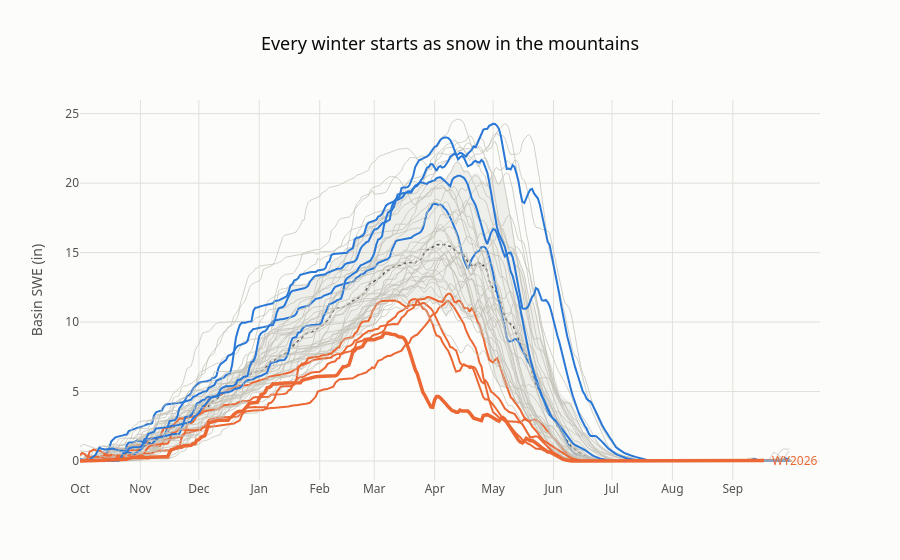

Notebook code cell kept with this figure:
### Markdown cell above
## 2 · It starts as snow

Every drop of Colorado River water begins as snow in the mountains of Colorado,
Wyoming, Utah, and New Mexico. A fixed set of 54 long-record SNOTEL stations
(decision 0013) tracks the basin's snow water equivalent (SWE) -- the depth of
water the snowpack would produce if it melted all at once -- every winter back
to the early 1980s.

### Code cell
snow_daily = snow_index_daily(settings.cache_dir, stations)
snow_envelope = snow_index_envelope(snow_daily)
snow_year = snow_annual(settings.cache_dir, stations, snow_daily)

fig_snow = build_snow_spaghetti(snow_daily, snow_envelope)
fig_snow.show()

### Figure 1 — Plotly figure (JSON) as saved in the notebook; plotly's stock layout.template omitted (floating-point values rounded to 4 significant figures; data arrays with more than 128 entries replaced by an {"elided": "..."} marker saying what was removed)
{"data": [{"hoverinfo": "skip", "line": {"width": 0}, "name": "90th percentile", "showlegend": false, "type": "scatter", "x": {"elided": "366 int values"}, "y": {"elided": "366 float values"}}, {"fill": "tonexty", "fillcolor": "rgba(195,194,183,0.25)", "hoverinfo": "skip", "line": {"width": 0}, "name": "10th-90th percentile (1991-2020)", "showlegend": false, "type": "scatter", "x": {"elided": "366 int values"}, "y": {"elided": "366 float values"}}, {"hoverinfo": "skip", "line": {"color": "#52514e", "dash": "dot", "width": 1.5}, "mode": "lines", "name": "1991-2020 median", "showlegend": false, "type": "scatter", "x": {"elided": "366 int values"}, "y": {"elided": "366 float values"}}, {"hovertemplate": "WY1980: %{y:.1f} in<extra></extra>", "line": {"color": "#c3c2b7", "width": 0.75}, "mode": "lines", "name": "WY1980", "showlegend": false, "type": "scatter", "x": [366], "y": [0.0]}, {"hovertemplate": "WY1981: %{y:.1f} in<extra></extra>", "line": {"color": "#eb6834", "width": 2.0}, "mode": "lines", "name": "WY1981", "showlegend": false, "type": "scatter", "x": {"elided": "365 int values"}, "y": {"elided": "365 float values"}}, {"hovertemplate": "WY1982: %{y:.1f} in<extra></extra>", "line": {"color": "#c3c2b7", "width": 0.75}, "mode": "lines", "name": "WY1982", "showlegend": false, "type": "scatter", "x": {"elided": "365 int values"}, "y": {"elided": "365 float values"}}, {"hovertemplate": "WY1983: %{y:.1f} in<extra></extra>", "line": {"color": "#c3c2b7", "width": 0.75}, "mode": "lines", "name": "WY1983", "showlegend": false, "type": "scatter", "x": {"elided": "365 int values"}, "y": {"elided": "365 float values"}}, {"hovertemplate": "WY1984: %{y:.1f} in<extra></extra>", "line": {"color": "#c3c2b7", "width": 0.75}, "mode": "lines", "name": "WY1984", "showlegend": false, "type": "scatter", "x": {"elided": "366 int values"}, "y": {"elided": "366 float values"}}, {"hovertemplate": "WY1985: %{y:.1f} in<extra></extra>", "line": {"color": "#2a78d6", "width": 2.0}, "mode": "lines", "name": "WY1985", "showlegend": false, "type": "scatter", "x": {"elided": "365 int values"}, "y": {"elided": "365 float values"}}, {"hovertemplate": "WY1986: %{y:.1f} in<extra></extra>", "line": {"color": "#c3c2b7", "width": 0.75}, "mode": "lines", "name": "WY1986", "showlegend": false, "type": "scatter", "x": {"elided": "365 int values"}, "y": {"elided": "365 float values"}}, {"hovertemplate": "WY1987: %{y:.1f} in<extra></extra>", "line": {"color": "#c3c2b7", "width": 0.75}, "mode": "lines", "name": "WY1987", "showlegend": false, "type": "scatter", "x": {"elided": "365 int values"}, "y": {"elided": "365 float values"}}, {"hovertemplate": "WY1988: %{y:.1f} in<extra></extra>", "line": {"color": "#c3c2b7", "width": 0.75}, "mode": "lines", "name": "WY1988", "showlegend": false, "type": "scatter", "x": {"elided": "366 int values"}, "y": {"elided": "366 float values"}}, {"hovertemplate": "WY1989: %{y:.1f} in<extra></extra>", "line": {"color": "#c3c2b7", "width": 0.75}, "mode": "lines", "name": "WY1989", "showlegend": false, "type": "scatter", "x": {"elided": "365 int values"}, "y": {"elided": "365 float values"}}, {"hovertemplate": "WY1990: %{y:.1f} in<extra></extra>", "line": {"color": "#c3c2b7", "width": 0.75}, "mode": "lines", "name": "WY1990", "showlegend": false, "type": "scatter", "x": {"elided": "365 int values"}, "y": {"elided": "365 float values"}}, {"hovertemplate": "WY1991: %{y:.1f} in<extra></extra>", "line": {"color": "#c3c2b7", "width": 0.75}, "mode": "lines", "name": "WY1991", "showlegend": false, "type": "scatter", "x": {"elided": "365 int values"}, "y": {"elided": "365 float values"}}, {"hovertemplate": "WY1992: %{y:.1f} in<extra></extra>", "line": {"color": "#c3c2b7", "width": 0.75}, "mode": "lines", "name": "WY1992", "showlegend": false, "type": "scatter", "x": {"elided": "366 int values"}, "y": {"elided": "366 float values"}}, {"hovertemplate": "WY1993: %{y:.1f} in<extra></extra>", "line": {"color": "#c3c2b7", "width": 0.75}, "mode": "lines", "name": "WY1993", "showlegend": false, "type": "scatter", "x": {"elided": "365 int values"}, "y": {"elided": "365 float values"}}, {"hovertemplate": "WY1994: %{y:.1f} in<extra></extra>", "line": {"color": "#c3c2b7", "width": 0.75}, "mode": "lines", "name": "WY1994", "showlegend": false, "type": "scatter", "x": {"elided": "365 int values"}, "y": {"elided": "365 float values"}}, {"hovertemplate": "WY1995: %{y:.1f} in<extra></extra>", "line": {"color": "#c3c2b7", "width": 0.75}, "mode": "lines", "name": "WY1995", "showlegend": false, "type": "scatter", "x": {"elided": "365 int values"}, "y": {"elided": "365 float values"}}, {"hovertemplate": "WY1996: %{y:.1f} in<extra></extra>", "line": {"color": "#c3c2b7", "width": 0.75}, "mode": "lines", "name": "WY1996", "showlegend": false, "type": "scatter", "x": {"elided": "366 int values"}, "y": {"elided": "366 float values"}}, {"hovertemplate": "WY1997: %{y:.1f} in<extra></extra>", "line": {"color": "#c3c2b7", "width": 0.75}, "mode": "lines", "name": "WY1997", "showlegend": false, "type": "scatter", "x": {"elided": "365 int values"}, "y": {"elided": "365 float values"}}, {"hovertemplate": "WY1998: %{y:.1f} in<extra></extra>", "line": {"color": "#c3c2b7", "width": 0.75}, "mode": "lines", "name": "WY1998", "showlegend": false, "type": "scatter", "x": {"elided": "365 int values"}, "y": {"elided": "365 float values"}}, {"hovertemplate": "WY1999: %{y:.1f} in<extra></extra>", "line": {"color": "#c3c2b7", "width": 0.75}, "mode": "lines", "name": "WY1999", "showlegend": false, "type": "scatter", "x": {"elided": "365 int values"}, "y": {"elided": "365 float values"}}, {"hovertemplate": "WY2000: %{y:.1f} in<extra></extra>", "line": {"color": "#c3c2b7", "width": 0.75}, "mode": "lines", "name": "WY2000", "showlegend": false, "type": "scatter", "x": {"elided": "366 int values"}, "y": {"elided": "366 float values"}}, {"hovertemplate": "WY2001: %{y:.1f} in<extra></extra>", "line": {"color": "#c3c2b7", "width": 0.75}, "mode": "lines", "name": "WY2001", "showlegend": false, "type": "scatter", "x": {"elided": "365 int values"}, "y": {"elided": "365 float values"}}, {"hovertemplate": "WY2002: %{y:.1f} in<extra></extra>", "line": {"color": "#eb6834", "width": 2.0}, "mode": "lines", "name": "WY2002", "showlegend": false, "type": "scatter", "x": {"elided": "365 int values"}, "y": {"elided": "365 float values"}}, {"hovertemplate": "WY2003: %{y:.1f} in<extra></extra>", "line": {"color": "#c3c2b7", "width": 0.75}, "mode": "lines", "name": "WY2003", "showlegend": false, "type": "scatter", "x": {"elided": "365 int values"}, "y": {"elided": "365 float values"}}, {"hovertemplate": "WY2004: %{y:.1f} in<extra></extra>", "line": {"color": "#c3c2b7", "width": 0.75}, "mode": "lines", "name": "WY2004", "showlegend": false, "type": "scatter", "x": {"elided": "366 int values"}, "y": {"elided": "366 float values"}}, {"hovertemplate": "WY2005: %{y:.1f} in<extra></extra>", "line": {"color": "#c3c2b7", "width": 0.75}, "mode": "lines", "name": "WY2005", "showlegend": false, "type": "scatter", "x": {"elided": "365 int values"}, "y": {"elided": "365 float values"}}, {"hovertemplate": "WY2006: %{y:.1f} in<extra></extra>", "line": {"color": "#c3c2b7", "width": 0.75}, "mode": "lines", "name": "WY2006", "showlegend": false, "type": "scatter", "x": {"elided": "365 int values"}, "y": {"elided": "365 float values"}}, {"hovertemplate": "WY2007: %{y:.1f} in<extra></extra>", "line": {"color": "#c3c2b7", "width": 0.75}, "mode": "lines", "name": "WY2007", "showlegend": false, "type": "scatter", "x": {"elided": "365 int values"}, "y": {"elided": "365 float values"}}, {"hovertemplate": "WY2008: %{y:.1f} in<extra></extra>", "line": {"color": "#c3c2b7", "width": 0.75}, "mode": "lines", "name": "WY2008", "showlegend": false, "type": "scatter", "x": {"elided": "366 int values"}, "y": {"elided": "366 float values"}}, {"hovertemplate": "WY2009: %{y:.1f} in<extra></extra>", "line": {"color": "#c3c2b7", "width": 0.75}, "mode": "lines", "name": "WY2009", "showlegend": false, "type": "scatter", "x": {"elided": "365 int values"}, "y": {"elided": "365 float values"}}, {"hovertemplate": "WY2010: %{y:.1f} in<extra></extra>", "line": {"color": "#c3c2b7", "width": 0.75}, "mode": "lines", "name": "WY2010", "showlegend": false, "type": "scatter", "x": {"elided": "365 int values"}, "y": {"elided": "365 float values"}}, {"hovertemplate": "WY2011: %{y:.1f} in<extra></extra>", "line": {"color": "#2a78d6", "width": 2.0}, "mode": "lines", "name": "WY2011", "showlegend": false, "type": "scatter", "x": {"elided": "365 int values"}, "y": {"elided": "365 float values"}}, {"hovertemplate": "WY2012: %{y:.1f} in<extra></extra>", "line": {"color": "#eb6834", "width": 2.0}, "mode": "lines", "name": "WY2012", "showlegend": false, "type": "scatter", "x": {"elided": "366 int values"}, "y": {"elided": "366 float values"}}, {"hovertemplate": "WY2013: %{y:.1f} in<extra></extra>", "line": {"color": "#c3c2b7", "width": 0.75}, "mode": "lines", "name": "WY2013", "showlegend": false, "type": "scatter", "x": {"elided": "365 int values"}, "y": {"elided": "365 float values"}}, {"hovertemplate": "WY2014: %{y:.1f} in<extra></extra>", "line": {"color": "#c3c2b7", "width": 0.75}, "mode": "lines", "name": "WY2014", "showlegend": false, "type": "scatter", "x": {"elided": "365 int values"}, "y": {"elided": "365 float values"}}, {"hovertemplate": "WY2015: %{y:.1f} in<extra></extra>", "line": {"color": "#c3c2b7", "width": 0.75}, "mode": "lines", "name": "WY2015", "showlegend": false, "type": "scatter", "x": {"elided": "365 int values"}, "y": {"elided": "365 float values"}}, {"hovertemplate": "WY2016: %{y:.1f} in<extra></extra>", "line": {"color": "#c3c2b7", "width": 0.75}, "mode": "lines", "name": "WY2016", "showlegend": false, "type": "scatter", "x": {"elided": "366 int values"}, "y": {"elided": "366 float values"}}, {"hovertemplate": "WY2017: %{y:.1f} in<extra></extra>", "line": {"color": "#c3c2b7", "width": 0.75}, "mode": "lines", "name": "WY2017", "showlegend": false, "type": "scatter", "x": {"elided": "365 int values"}, "y": {"elided": "365 float values"}}, {"hovertemplate": "WY2018: %{y:.1f} in<extra></extra>", "line": {"color": "#eb6834", "width": 2.0}, "mode": "lines", "name": "WY2018", "showlegend": false, "type": "scatter", "x": {"elided": "365 int values"}, "y": {"elided": "365 float values"}}, {"hovertemplate": "WY2019: %{y:.1f} in<extra></extra>", "line": {"color": "#2a78d6", "width": 2.0}, "mode": "lines", "name": "WY2019", "showlegend": false, "type": "scatter", "x": {"elided": "365 int values"}, "y": {"elided": "365 float values"}}, {"hovertemplate": "WY2020: %{y:.1f} in<extra></extra>", "line": {"color": "#c3c2b7", "width": 0.75}, "mode": "lines", "name": "WY2020", "showlegend": false, "type": "scatter", "x": {"elided": "366 int values"}, "y": {"elided": "366 float values"}}, {"hovertemplate": "WY2021: %{y:.1f} in<extra></extra>", "line": {"color": "#c3c2b7", "width": 0.75}, "mode": "lines", "name": "WY2021", "showlegend": false, "type": "scatter", "x": {"elided": "365 int values"}, "y": {"elided": "365 float values"}}, {"hovertemplate": "WY2022: %{y:.1f} in<extra></extra>", "line": {"color": "#c3c2b7", "width": 0.75}, "mode": "lines", "name": "WY2022", "showlegend": false, "type": "scatter", "x": {"elided": "365 int values"}, "y": {"elided": "365 float values"}}, {"hovertemplate": "WY2023: %{y:.1f} in<extra></extra>", "line": {"color": "#2a78d6", "width": 2.0}, "mode": "lines", "name": "WY2023", "showlegend": false, "type": "scatter", "x": {"elided": "365 int values"}, "y": {"elided": "365 float values"}}, {"hovertemplate": "WY2024: %{y:.1f} in<extra></extra>", "line": {"color": "#c3c2b7", "width": 0.75}, "mode": "lines", "name": "WY2024", "showlegend": false, "type": "scatter", "x": {"elided": "366 int values"}, "y": {"elided": "366 float values"}}, {"hovertemplate": "WY2025: %{y:.1f} in<extra></extra>", "line": {"color": "#c3c2b7", "width": 0.75}, "mode": "lines", "name": "WY2025", "showlegend": false, "type": "scatter", "x": {"elided": "365 int values"}, "y": {"elided": "365 float values"}}, {"hovertemplate": "WY2026: %{y:.1f} in<extra></extra>", "line": {"color": "#eb6834", "width": 3.5}, "mode": "lines", "name": "WY2026", "showlegend": false, "type": "scatter", "x": {"elided": "352 int values"}, "y": {"elided": "352 float values"}}], "layout": {"annotations": [{"font": {"color": "#eb6834", "family": "system-ui, -apple-system, \"Segoe UI\", sans-serif", "size": 12}, "showarrow": false, "text": "WY2026", "x": 352, "xanchor": "left", "xshift": 6, "y": 0.03962}], "title": {"text": "Every winter starts as snow in the mountains"}, "xaxis": {"tickmode": "array", "ticktext": ["Oct", "Nov", "Dec", "Jan", "Feb", "Mar", "Apr", "May", "Jun", "Jul", "Aug", "Sep"], "tickvals": [1, 32, 62, 93, 124, 152, 183, 213, 244, 274, 305, 336]}, "yaxis": {"title": {"text": "Basin SWE (in)"}}}}
